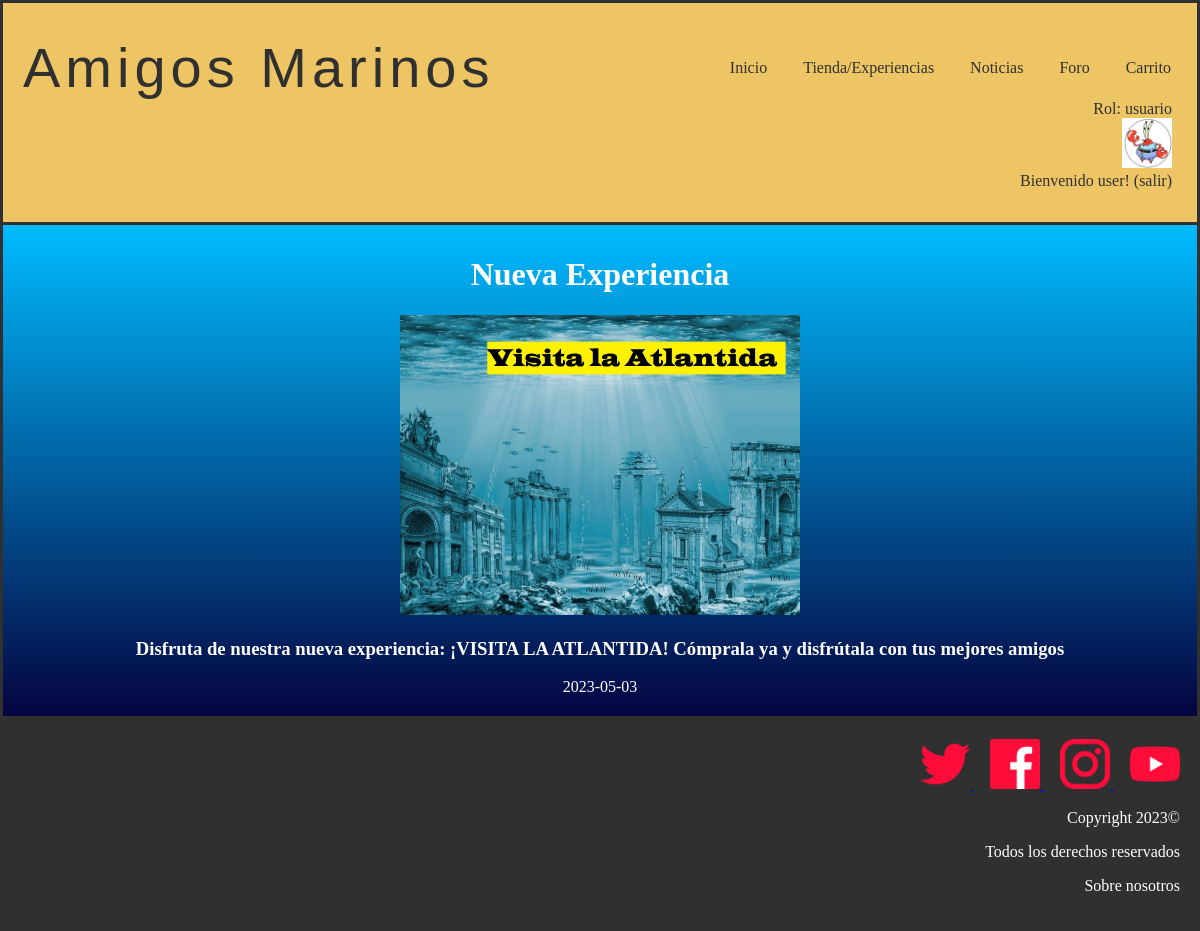
Screenshot of /vistaNoticia.php?id=2 (signed in) with the database file from the repository.
### tables this page shows
CREATE TABLE IF NOT EXISTS `rol` (
  `numero` int(11) NOT NULL,
  `nombre` varchar(25) NOT NULL,
  PRIMARY KEY (`numero`)
);

CREATE TABLE IF NOT EXISTS `noticia` (
  `id` int(10) NOT NULL AUTO_INCREMENT,
  `imagen` text NOT NULL,
  `descripción` text NOT NULL,
  `fecha` date NOT NULL,
  `titulo` text NOT NULL,
  PRIMARY KEY (`id`)
);

### includes/Usuario.php (called while the page is built, shortened)
<?php
class Usuario{
    public static function getNombreRol($rol)
    {
        $conn = Aplicacion::getInstance()->getConexionBd();
        $query = sprintf("SELECT nombre FROM rol U WHERE U.numero='%d'", $rol);
        $rs = $conn->query($query);
        $fila=$rs->fetch_assoc();
        return $fila['nombre'];
    }
}
?>

### includes/level.php (called while the page is built, shortened)
<?php
class level{
    private $numero;
    private function __construct($numero,$nombre,$minimo,$maximo){
        $this->numero = $numero;
    }
    public static function getLevel($puntos){
        $conn = Aplicacion::getInstance()->getConexionBd();
        $query = sprintf("SELECT * FROM nivel U WHERE $puntos<=U.maximo AND $puntos>=U.minimo");
        $rs = $conn->query($query);
        $fila=$rs->fetch_assoc();
        $level = new level($fila['numero'], $fila['nombre'], $fila['minimo'], $fila['maximo']);
        return $level;
    }
    public function getNumero(){
        return $this->numero;
    }
}
?>

### includes/noticia.php (called while the page is built, shortened)
<?php
class Noticia{
private $titulo;
private $descripcion;
private $fecha;
private $imagen;
public function __construct($id=null,$titulo,$descripcion,$fecha,$imagen){
$this->titulo=$titulo;
$this->descripcion=$descripcion;
$this->fecha=$fecha;
$this->imagen=$imagen;
}
public function getTitulo(){
    return $this->titulo;
}
public function getDescripcion(){
    return $this->descripcion;
}
public function getFecha(){
    return $this->fecha;
}
public function getImagen(){
    return $this->imagen;
}
public static function buscaPorId($idNoticia){
    $conn = Aplicacion::getInstance()->getConexionBd();
    $query = sprintf("SELECT * FROM noticia WHERE id='%d'", $idNoticia);
    $rs = $conn->query($query);
    if ($rs) {
        $fila = $rs->fetch_assoc();
        $noticia = new Noticia($fila["id"], $fila["titulo"], $fila["descripción"], $fila["fecha"], $fila["imagen"]);
        return $noticia;
    } else {
        error_log("Error BD ({$conn->errno}): {$conn->error}");
    }
    return false;
}
}
?>

### vistaNoticia.php (the view, shortened to what this page needs)
<?php
require_once __DIR__.'/includes/Noticia.php';
?>
<!DOCTYPE html>
<html>
	<head>
		<link href= "./css/style.css" rel="stylesheet" type="text/css">
	</head>
	<body>
		<?php
			require ('./includes/comun/cabecera.php');
		?>
		<div class="container">
		<div class="noticias">
        <?php
        $id = $_GET["id"];
        $noticia = Noticia::buscaPorId($id);
        echo "<h1>" . $noticia->getTitulo() . "</h1>";
		echo '<img  src="' . $noticia->getImagen() . ' " id="imgNoticia" alt="noticia" >';
		echo "<h3>". $noticia->getDescripcion() ."</h3>";
		echo $noticia->getFecha();
        ?>
		<br>
		</div>
		</div>
		<?php
		require('./includes/comun/pie.php');
		?>
	</body>
</html>

### includes/comun/cabecera.php (shortened to what this page needs)
<?php
require_once './includes/level.php';
require_once './includes/Usuario.php';
function reconocerUsuario() {
  if (isset($_SESSION["login"]) && ($_SESSION["login"]===true)){
    echo'Rol: '.Usuario::getNombreRol($_SESSION['rol']);
    $level=level::getLevel($_SESSION["puntos"]);
    if($level->getNumero() == level::cangrejo){
      echo '<form method="post" action="micuenta.php">
      <input type="image" src="./img/cangrejo.jpg" name="boton" width="50" alt="Botón icono cangrejo"  height="50" />
      </form>';
      echo 'Bienvenido ' . $_SESSION['nombre'] . '! ';
      echo '<a href="logout.php">(salir)</a>';
    }
  } else {
    echo '<form method="post" action="login.php">
    <input type="image" src="./img/usuariodesconocido.jpg" name="boton" width="50" alt="Botón para ir a login"  height="50" />
    </form>';
    echo 'Usuario desconocido. ';
    echo '<a href="login.php">Login </a>';
  }
}
?>
<header class ="header">
  <div class="cont logo-nav-cont" >
    <a class="logo">Amigos Marinos</a>
    <nav class="navigation">
          <ul>
            <li><a href="index.php ">Inicio</a></li>
            <li><a href="tienda.php">Tienda/Experiencias</a></li>
            <li><a href="noticias.php">Noticias</a></li>
            <li><a href="foro.php">Foro</a></li>
            <?php
            if (isset($_SESSION["login"]) && ($_SESSION["login"]===true)){
              ?>
              <li><a href="vistaCarrito.php">Carrito</a></li>
              <br>
              <?php
            }
          ?>
      </nav>
    </div>
		<div class="login" >
		 <?php
		reconocerUsuario();
		?>
		</div>
</header>

### css/style.css (style rules this page uses)
body { color: white; background-color: white; text-align: center; margin: auto; }
.container { background-image: linear-gradient(to bottom,#00bbff, #040440); border: 3px solid #303030; padding-top: 10px; padding-bottom: 20px; }
img { width :50px; height :50px; border :5px; }
.header { background-color: #eec565; color:#303030; border: 3px solid #303030; border-bottom: none; padding:2rem 0; }
.header a { color:#303030; text-decoration:none; }
.logo { letter-spacing: 5px; font-size: 3.5em; font-family:Impact, Haettenschweiler, 'Arial Narrow Bold', sans-serif; margin-left: 20px; max-width: 100%; max-height: 100%; }
.logo-nav-cont { display: flex; justify-content: space-between; align-items: center; margin-right: 10px; }
.navigation ul { margin: 0; padding: 0; list-style: none; }
.navigation ul li { display:inline-block; }
.navigation ul li a { display: block; padding: 0.5rem 1rem; transition: all 0.4s linear; border-radius: 5px; }
.login { text-align: right; margin-right: 25px; }
input[type="text"], input[type="email"], input::placeholder, input[type="password"],textarea,input[type="number"],input[type="password"] { background-color: transparent; border: none; font-size: 25px; border-bottom: 2px solid #fff; color: #fff; text-align: center; text-shadow: 2px 2px 4px rgba(0, 0, 0, 0.5); }
.noticias { color: white; max-width: 100%; margin: 0 auto; font-size: 16px; text-align: center; }
#imgNoticia { width:400px; height: 300px; max-width: 100%; max-height: 100%; }

### rows the page displays
rol: nombre "usuario"
noticia: titulo "Nueva Experiencia", imagen (picture), descripción "Disfruta de nuestra nueva experiencia: ¡VISITA LA ATLANTIDA! Cómprala ya y disfrútala con tus mejores amigos", fecha "2023-05-03"

### other values shown
$_SESSION['nombre'] "user"
